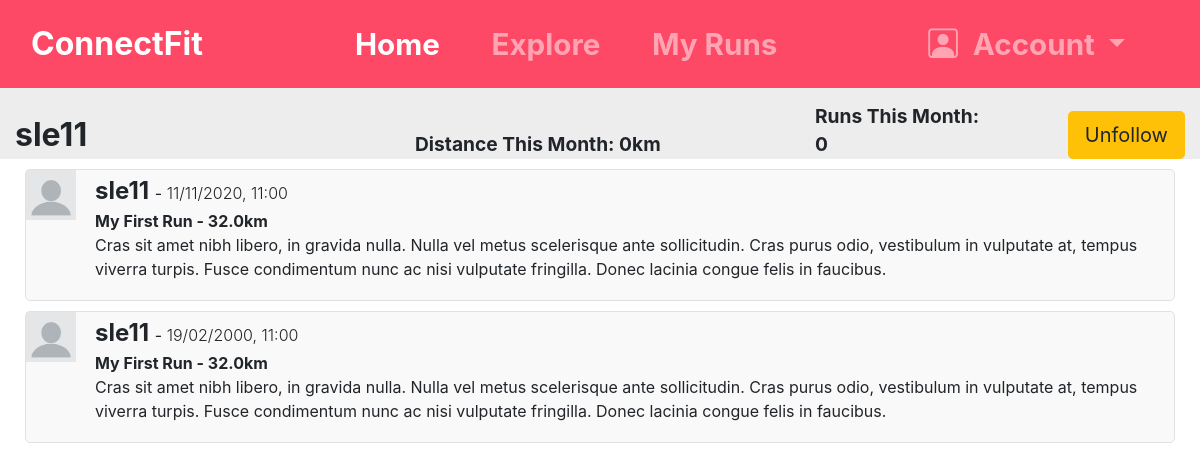
Page /user/sle11 (signed in) on the committed database.
### app/models.py (models this page shows, shortened)
class users(db.Model, UserMixin):
    id = db.Column(db.Integer, primary_key=True)
    username = db.Column(db.String(500), index=True, unique=True)
    email = db.Column(db.String(500), index=True, unique=True)
    runs = db.relationship('runs', backref='users', lazy='dynamic')
    password = db.Column(db.String(250))
    active = db.Column(db.Boolean)
    roles = db.relationship('Role', secondary=roles_users, backref=db.backref('users', lazy='dynamic'))
    following: so.WriteOnlyMapped['users'] = so.relationship(
        secondary=followers, primaryjoin=(followers.c.follower_id == id),
        secondaryjoin=(followers.c.followed_id == id),
        back_populates='followers')
    followers: so.WriteOnlyMapped['users'] = so.Relationship(
        secondary=followers, primaryjoin = (followers.c.followed_id == id),
        secondaryjoin=(followers.c.follower_id == id),
        back_populates='following')
    def is_following(self, user):
        query = self.following.select().where(users.id == user.id)
        return db.session.scalar(query) is not None

class runs(db.Model):
    runId = db.Column(db.Integer, primary_key=True)
    user_Id = db.Column(db.Integer, db.ForeignKey('users.id'))
    runTitle = db.Column(db.String(500), index=True)
    runDistance = db.Column(db.Float)
    run_dateTime = db.Column(db.DateTime)
    runDescription = db.Column(db.String(500))

### app/views.py (the view)
@app.route('/user/<user_name>')
def otherProfile(user_name):
    if not(current_user.is_authenticated):
        return redirect(url_for('login'))
    if current_user.username == user_name:
        return redirect(url_for('myruns'))
    userObj = models.users.query.filter_by(username=user_name).first()
    followButtonOn = True
    if current_user.is_following(userObj):
        followButtonOn = False
    userThisMonth = calc_monthly_distance(userObj)
    userPosts = get_posts(models.runs.query.filter_by(user_Id=userObj.id).all())
    userHasPosted=True
    if len(userPosts) == 0:
        userHasPosted=False
    return render_template('otheruser.html', title=user_name, navbarOn=True, userPosts = userPosts, userThisMonth = userThisMonth, followButtonOn = followButtonOn, username = userObj.username, userId=userObj.id, userHasPosted=userHasPosted)

### app/views.py (called while the page is built)
def calc_monthly_distance(thisUser):
    monthAgo = datetime.today() - timedelta(days=28)
    userRuns = models.runs.query.filter_by(user_Id=thisUser.id).all()
    distanceThisMonth = []
    totalRuns = 0
    for i in userRuns:
        if (i.run_dateTime <= datetime.today()) and (i.run_dateTime >= monthAgo ):
            distanceThisMonth.append(i.runDistance)
            totalRuns+=1
    return {'numRuns': totalRuns, 'distRuns': sum(distanceThisMonth)}

def get_posts(postArr):
    postDictArr = []
    for post in postArr:
        postDict = {}
        postDict['username'] = users.query.get(post.user_Id).username
        postDict['date'] = post.run_dateTime.strftime("%d/%m/%Y, %H:%M")
        postDict['title'] = post.runTitle
        postDict['distance'] = post.runDistance
        postDict['description'] = post.runDescription
        postDict['id'] = post.runId
        postDict['userId'] = post.user_Id
        postDictArr.append(postDict)
    return postDictArr

### app/templates/otheruser.html (shortened to what this page needs)
{% extends 'base.html' %}
{% block content %}
<div class="container-fluid" style="height:89%;">
    <div class="row" style="height:10%; background-color:#ededed;">
            <div class="col-4 d-flex align-items-end" style="font-size:2em; font-weight:bold;">{{ username }}</div>
            <div class="col-4 d-flex align-items-end" style="font-size:1.2em; font-weight:bold;">Distance This Month: {{ userThisMonth['distRuns'] }}km</div>
            <div class="col-2 d-flex align-items-end" style="font-size:1.2em; font-weight:bold;"> Runs This Month: {{ userThisMonth['numRuns'] }} </div>
            <div class="col-2 d-flex align-items-end justify-content-end">
                {% if followButtonOn %}
                    <a class="followBtn" id="{{ userId }}"> <button type="button" class="btn btn-lg btn-primary" id="follow">Follow</button></a>
                    <a class="followBtn" id="{{ userId }}"> <button type="button" class="d-none btn btn-lg btn-warning" id="unfollow">Unfollow</button></a>
                {% else %}
                    <a class="followBtn" id="{{ userId }}"> <button type="button" class="btn btn-lg btn-warning" id="unfollow">Unfollow</button></a>
                {% endif %}
            </div>
    </div>
    <div class="row" style="height:90%;">
        <div class="col-12" id="thisUserDash">
            {% for post in userPosts %}
            <div class="row" style="margin:10px;">
                <div class="media border" style="border-radius:5px; background-color: #f9f9f9;">
                        <img class="mr-3" style="width:50px; height:50px;" src = {{ url_for('static', filename='images/profilePictureTest.webp') }} alt="Profile Picture">
                    <div class="media-body" style="margin:3px;">
                        <b class="mt-0" style="font-size:1.5em;">{{ post['username'] }} </b> - <span class="font-weight-light"> {{ post['date']}} </span> <br>
                        <b>{{ post['title'] }} - {{ post['distance'] }}km </b> <br>
                        <p>Cras sit amet nibh libero, in gravida nulla. Nulla vel metus scelerisque ante sollicitudin. Cras purus odio, vestibulum in vulputate at, tempus viverra turpis. Fusce condimentum nunc ac nisi vulputate fringilla. Donec lacinia congue felis in faucibus.</p>
                    </div>
                </div>
            </div>
            {% endfor %}
        </div>
    </div>
</div>
{% endblock %}

### app/static/css/main.css (style rules this page uses)
html,body { height: 100%; }

### rows in the picture
users: username "sle11", username "sle11" "sle11"
runs: title "My First Run", distance "32.0"
runs: title "My First Run", distance "32.0"

### other values in the picture
{{ userThisMonth['distRuns'] }} "0"
{{ userThisMonth['numRuns'] }} "0"
{{ post['date'] }} "11/11/2020, 11:00" "19/02/2000, 11:00"
